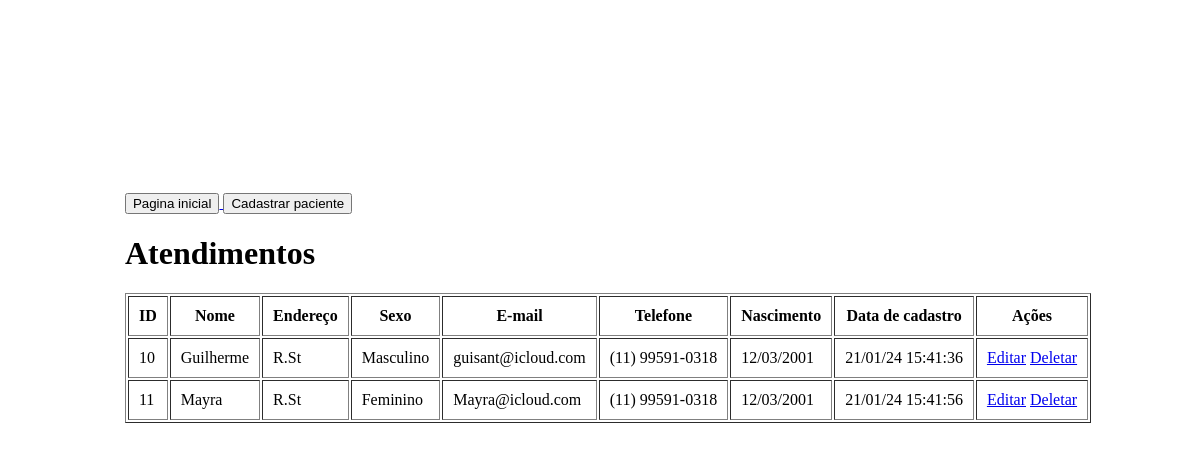
The page /listagem_pacientes.php (signed in) on the database as committed earlier.
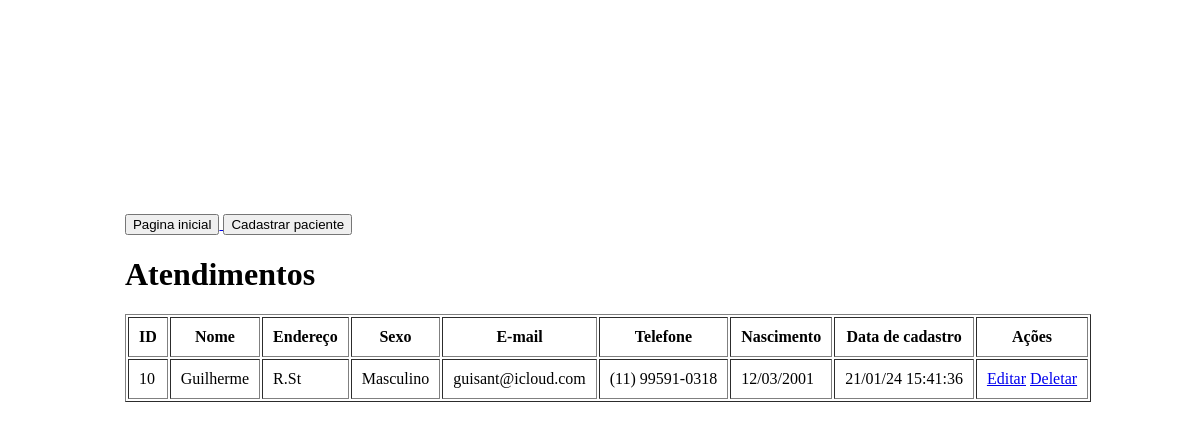
The same page on the database as committed later.
### tables this page shows
CREATE TABLE `pacientes` (
  `ID` int(11) NOT NULL,
  `nome` varchar(100) NOT NULL,
  `email` varchar(100) NOT NULL,
  `endereco` varchar(100) NOT NULL,
  `telefone` varchar(15) NOT NULL,
  `sexo` varchar(100) NOT NULL,
  `data` datetime DEFAULT NULL ON UPDATE current_timestamp(),
  `nascimento` date NOT NULL
);

### listagem_pacientes.php (the view, shortened to what this page needs)
<?php
include('../conexao/conexao.php');
function formatar_data($data){
    return implode('/', array_reverse(explode('-', $data)));
};
function formatar_telefone($telefone){
    $ddd = substr ($telefone, 0, 2);
    $parte1 = substr ($telefone, 2, 5);
    $parte2 = substr ($telefone, 7);
    return "($ddd) $parte1-$parte2";
}
$sql_pacientes   = "SELECT * FROM pacientes";
$query_pacientes = $mysqli->query($sql_pacientes) or die($mysqli->error);
$num_pacientes = $query_pacientes->num_rows;
?>
<!DOCTYPE html>
<html lang="en">
<head>
</head>
<link rel="stylesheet" href="../Arquivos CSS/modal.css">
<body>
    <div class="janela_tabela">
        <div>
            <a href="../SystemLocal/index.php"><button class="button1">Pagina inicial</button> </a>
            <button class="button1" onclick="abrir_modal()">Cadastrar paciente</button>
        </div>
        <h1>Atendimentos</h1>
        <table border="1" cellpadding="10">
            <thead>
                <th>ID</th>
                <th>Nome</th>
                <th>Endereço</th>
                <th>Sexo</th>
                <th>E-mail</th>
                <th>Telefone</th>
                <th>Nascimento</th>
                <th>Data de cadastro</th>
                <th>Ações</th>
            </thead>
            <tbody>
        <?php if($num_pacientes == 0) { ?>
                <tr>
                    <td colspan="7">Nenhum paciente foi encontrado!</td>
                </tr><?php }
                else{
                    while($pacientes = $query_pacientes->fetch_assoc()){
                        $telefone ="Não informado!";
                        if(!empty($pacientes['telefone'])){
                            $telefone = formatar_telefone($pacientes['telefone']);
                        }
                        $nascimento = "Nascimento não informada!";
                        if(!empty($pacientes['nascimento'])){
                            $nascimento = formatar_data($pacientes['nascimento']);
                        }
                        $data_cadastro = date("d/m/y H:i:s", strtotime($pacientes['data']));?>
                        <tr>
                            <td><?php echo $pacientes['ID']?>     </td>
                            <td><?php echo $pacientes['nome']?>   </td>
                            <td><?php echo $pacientes['endereco']?>   </td>
                            <td><?php echo $pacientes['sexo']?>   </td>
                            <td><?php echo $pacientes['email']?>  </td>
                            <td><?php echo $telefone; ?>  </td>
                            <td><?php echo $nascimento ?>   </td>
                            <td><?php echo $data_cadastro;?>    </td>
                            <td>
                            <a class="edit" href="editar_paciente.php?id=<?php echo $pacientes['ID']?>">Editar</a>
                            <a class="error" href="deletar_paciente.php?id=<?php echo $pacientes['ID']?>">Deletar</a>
                            </td>
                        </tr>
                    <?php
                    }
                    }
                    ?>
            </tbody>
    </div>
</body>
</html>

Rows that differ between the two databases and show on the page:
removed pacientes: ID "11", nome "Mayra", endereco "R.St", sexo "Feminino", email "Mayra@icloud.com", telefone "(11) 99591-0318", nascimento "12/03/2001", data "21/01/24 15:41:56"
